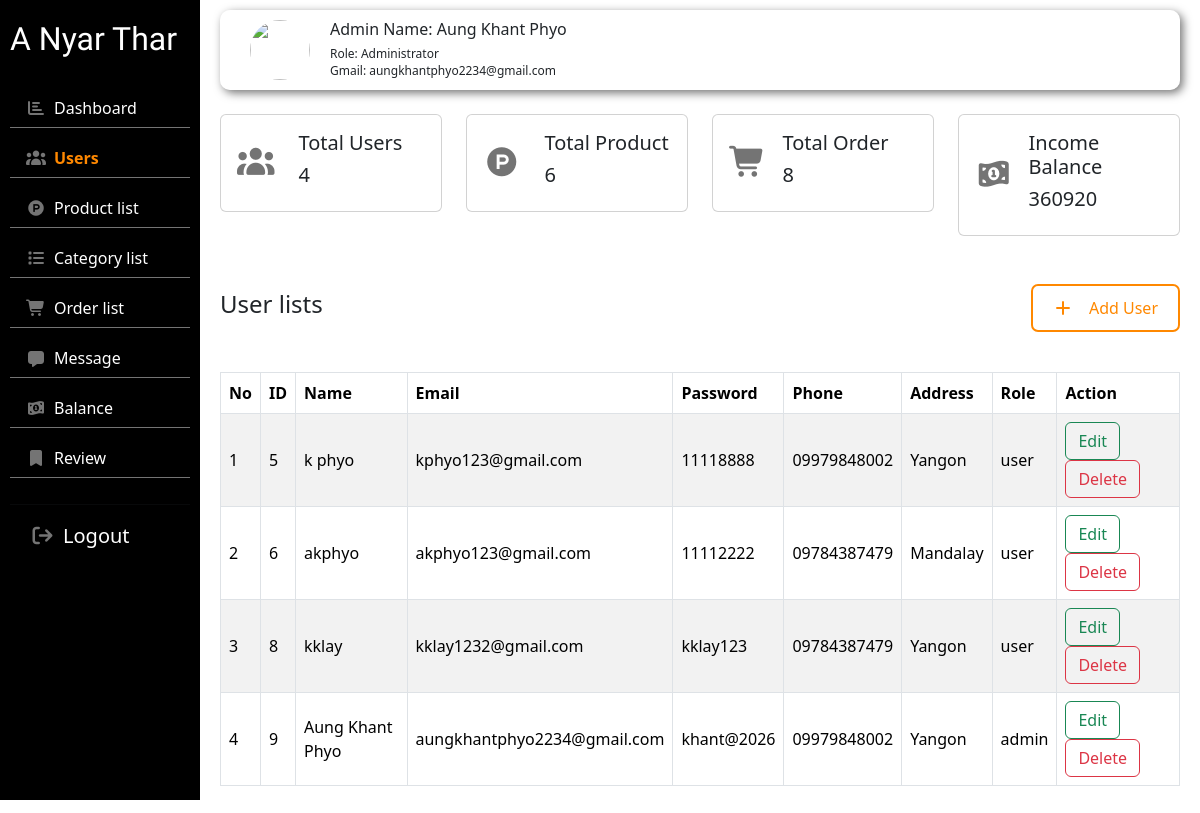
Page /admin/users.php (signed in) on the committed database.
### tables this page shows
CREATE TABLE `user` (
  `user_id` int NOT NULL AUTO_INCREMENT,
  `user_name` varchar(30) DEFAULT NULL,
  `user_email` varchar(30) DEFAULT NULL,
  `user_pass` varchar(15) DEFAULT NULL,
  `user_phone` varchar(15) DEFAULT NULL,
  `user_address` varchar(25) DEFAULT NULL,
  `role` varchar(15) DEFAULT NULL,
  PRIMARY KEY (`user_id`)
);

### admin/users.php (the view, shortened to what this page needs)
<?php
    include('db.php');
    $adminname = "";
    if(isset($_SESSION["admin_id"])){
        $adminid = $_SESSION['admin_id'];
        $getusername = "SELECT * FROM user WHERE user_id = '$adminid'";
        $res11 = mysqli_query($conn, $getusername);
        $admindata = mysqli_fetch_array($res11);
        if($admindata){
            $adminname = $admindata['user_name'];
            $adminemail = $admindata['user_email'];
        }
    }
    $countuser = "SELECT COUNT(*) as usertotal FROM user;";
    $res11 = mysqli_query($conn, $countuser);
    $user1 = mysqli_fetch_array($res11);
    $totaluser = $user1['usertotal'];
    $countpro = "SELECT COUNT(*) as prototal FROM product;";
    $res22 = mysqli_query($conn, $countpro);
    $product2 = mysqli_fetch_array($res22);
    $prototal = $product2['prototal'];
    $countincome = "SELECT sum(final_total) as incomebal FROM orders;";
    $res33 = mysqli_query($conn, $countincome);
    $inconme33 = mysqli_fetch_array($res33);
    $incomebal = $inconme33['incomebal'];
    $countorder = "SELECT COUNT(*) as ordertotal FROM orders;";
    $res44 = mysqli_query($conn, $countorder);
    $order44 = mysqli_fetch_array($res44);
    $ordertotal = $order44['ordertotal'];
?>
<!doctype html>
<html lang="en">
    <head>
        <link href="https://cdn.jsdelivr.net/npm/bootstrap@5.3.8/dist/css/bootstrap.min.css" rel="stylesheet">
        <link rel="stylesheet" href="https://cdnjs.cloudflare.com/ajax/libs/font-awesome/7.0.1/css/all.min.css">
        <link rel="stylesheet" href="./backend.css">
    </head>
    <body class="users-page">
        <div class="container-fluid">
            <div class="row">
                <div class="sider col-lg-2" style="height: 100vh;">
                    <h2 class="anyarthar">A Nyar Thar</h2>
                    <ul class="list-group list-group-flush">
                        <li class="list-group-item bg-black">
                            <i class="icon fa-solid fa-chart-bar me-2"></i><a class="link" href="./index.php">Dashboard</a>
                        </li>
                        <li class="list-group-item bg-black">
                            <i class="icon fa-solid fa-users me-2"></i></i><a class="link" href="./users.php">Users</a>
                        </li>
                        <li class="list-group-item bg-black">
                            <i class="icon fa-brands fa-product-hunt me-2"></i><a class="link" href="./product.php">Product list</a>
                        </li>
                        <li class="list-group-item bg-black">
                            <i class="icon fa-solid fa-list me-2"></i><a class="link" href="./category.php">Category list</a>
                        </li>
                        <li class="list-group-item bg-black">
                            <i class="icon fa-solid fa-cart-shopping me-2"></i><a class="link" href="./order.php">Order list</a>
                        </li>
                        <li class="list-group-item bg-black">
                            <i class="icon fa-solid fa-message me-2"></i><a class="link" href="./message.php">Message</a>
                        </li>
                        <li class="list-group-item bg-black">
                            <i class="icon fa-solid fa-money-bill-1-wave me-2"></i></i><a class="link" href="./balance.php">Balance</a>
                        </li>
                        <li class="list-group-item bg-black">
                            <i class="icon fa-solid fa-bookmark me-2"></i><a class="link" href="./review.php">Review</a>
                        </li><hr>
                    </ul>
                    <div class="logout d-flex align-items-center">
                        <button onclick="logout()"><i class="logouticon fa-solid fa-arrow-right-from-bracket me-2"></i>Logout</button>
                    </div>
                </div>
                <div class="main col-lg-10 col-md--10">
                    <div class="adminrow row">
                        <div class="col-lg-12 col-md-12">
                            <div class="adminpro d-flex align-items-center">
                                <div class="proimg">
                                    <img src="./projectphoto/profile photo1.png" alt="">
                                </div>
                                <div class="admindetial">
                                    <h5>Admin Name: <?php echo $adminname ?></h5>
                                    <h6>Role: Administrator</h6>
                                    <h6>Gmail: <?php echo $adminemail ?></h6>
                                </div>
                            </div>
                        </div>
                    </div>
                    <div class="row my-4">
                        <div class="col-lg-3 col-md-3">
                            <div class="card">
                                <div class="card-body d-flex align-items-center">
                                    <div class="me-3">
                                        <i class="icon fa-solid fa-users me-2"></i>
                                    </div>
                                    <div>
                                        <h5>Total Users</h5>
                                        <h5><?php echo $totaluser ?></h5>
                                    </div>
                                </div>
                            </div>
                        </div>
                        <div class="col-lg-3 col-md-3">
                            <div class="card">
                                <div class="card-body d-flex align-items-center">
                                    <div class="me-3">
                                        <i class="icon fa-brands fa-product-hunt me-2"></i>
                                    </div>
                                    <div>
                                        <h5>Total Product</h5>
                                        <h5><?php echo $prototal ?></h5>
                                    </div>
                                </div>
                            </div>
                        </div>
                        <div class="col-lg-3 col-md-3">
                            <div class="card">
                                <div class="card-body d-flex align-items-center">
                                    <div class="me-3">
                                        <i class="icon fa-solid fa-cart-shopping"></i>
                                    </div>
                                    <div>
                                        <h5>Total Order</h5>
                                        <h5><?php echo $ordertotal ?></h5>
                                    </div>
                                </div>
                            </div>
                        </div>
                        <div class="col-lg-3 col-md-3">
                            <div class="card">
                                <div class="card-body d-flex align-items-center">
                                    <div class="me-3">
                                        <i class="icon fa-solid fa-money-bill-1-wave"></i>
                                    </div>
                                    <div>
                                        <h5>Income Balance</h5>
                                        <h5><?php echo $incomebal ?></h5>
                                    </div>
                                </div>
                            </div>
                        </div>
                    </div>
                    <div class="row">
                        <div class="userlist">
                            <div class="d-flex justify-content-between align-items-center pt-4 pb-3 ">
                                <div>
                                    <h4>User lists</h4>
                                </div>
                                <div>
                                    <button class="adduser" onclick="adduser()"><i class="fa-solid fa-plus me-3"></i>Add User</button>
                                </div>
                            </div>
                            <div class="ptable my-4">
                                <table class="table table-bordered table-striped ">
                                    <thead class="align-middle">
                                        <tr>
                                            <th>No</th>
                                            <th>ID</th>
                                            <th>Name</th>
                                            <th>Email</th>
                                            <th>Password</th>
                                            <th>Phone</th>
                                            <th>Address</th>
                                            <th>Role</th>
                                            <th>Action</th>
                                        </tr>
                                    </thead>
                                    <tbody class="align-middle">
                                    <?php
                                        $getuserdata = "SELECT * FROM user";
                                        $res1 = mysqli_query($conn, $getuserdata);
                                        $i = 1;
                                        while( $udata = mysqli_fetch_array($res1)):
                                    ?>
                                        <tr>
                                            <td> <?php echo $i++ ?> </td>
                                            <td> <?php echo $udata['user_id']; ?> </td>
                                            <td> <?php echo $udata['user_name']; ?> </td>
                                            <td> <?php echo $udata['user_email']; ?> </td>
                                            <td> <?php echo $udata['user_pass']; ?> </td>
                                            <td> <?php echo $udata['user_phone']; ?> </td>
                                            <td> <?php echo $udata['user_address']; ?> </td>
                                            <td> <?php echo $udata['role']; ?> </td>
                                            <td><a href="users_edit.php?id=<?php echo $udata['user_id']; ?>" class="btn btn-outline-success">Edit</a>
                                                <a href="users_del.php?id=<?php echo $udata['user_id'] ?>" class="btn btn-outline-danger">Delete</a>
                                            </td>
                                        </tr>
                                    <?php endwhile ?>
                                    </tbody>
                                </table>
                            </div>
                        </div>
                    </div>
                </div>
            </div>
        </div>
    </body>
</html>

### admin/backend.css (style rules this page uses)
:root { --maincolor: #ff8800; --navcolor: #747474; --whitecolor: #ffffff; --shadowblack: #000000; }
* { margin: 0; padding: 0; }
.dashboard-page .link[href*="index"], .users-page .link[href*="users"], .product-page .link[href*="product"], .category-page .link[href*="category"], .order-page .link[href*="order"], .message-page .link[href*="message"], .balance-page .link[href*="balance"], .review-page .link[href*="review"] { color: var(--maincolor) !important; font-weight: bold; }
.sider { background-color: black; padding: 20px 10px ; position: sticky; top: 0; }
.sider .anyarthar { color: var(--whitecolor); font-family: "Irish Grover", system-ui; margin-bottom: 30px; }
.sider ul li { border-bottom: 1px solid var(--navcolor); margin-bottom: 10px; padding-bottom: 7px; }
.sider ul li a { text-decoration: none; outline: none; color: var(--whitecolor); font-size: 16px; }
.sider ul li .icon { color: var(--navcolor); }
.sider .logout button { border: none; outline: none; background: none; color: var(--whitecolor); font-size: 20px; margin-left: 20px; }
.sider .logout .logouticon { color: var(--navcolor); font-size: 20px; }
.main { padding: 10px 20px; }
.adminrow { position: sticky; top: 10px; }
.adminpro { box-shadow: 3px 3px 10px var(--navcolor); border-radius: 10px; padding: 10px 30px; background-color: rgba(255, 255, 255, 0.5); backdrop-filter: blur(5px); }
.adminpro .proimg { width: 60px; height: 60px; margin-right: 20px; }
.adminpro .proimg img { width: 100%; height: 100%; border-radius: 50%; }
.adminpro .admindetial h5 { font-size: 16px; }
.adminpro .admindetial h6 { font-size: 12px; margin-bottom: 2px; }
.card .icon { font-size: 30px; color: var(--navcolor); }
.userlist .adduser { border: none; outline: none; color: var(--maincolor); border-radius: 7px; padding: 10px 20px; border: 2px solid var(--maincolor); background-color: var(--whitecolor); transition: 0.4s; }

### rows in the picture
user: user_name "Aung Khant Phyo", user_email "aungkhantphyo2234@gmail.com", user_id "9", user_pass "khant@2026", user_phone "09979848002", user_address "Yangon", role "admin"
user: user_id "5", user_name "k phyo", user_email "kphyo123@gmail.com", user_pass "11118888", user_phone "09979848002", user_address "Yangon", role "user"
user: user_id "6", user_name "akphyo", user_email "akphyo123@gmail.com", user_pass "11112222", user_phone "09784387479", user_address "Mandalay", role "user"
user: user_id "8", user_name "kklay", user_email "kklay1232@gmail.com", user_pass "kklay123", user_phone "09784387479", user_address "Yangon", role "user"

### other values in the picture
$totaluser "4"
$prototal "6"
$ordertotal "8"
$incomebal "360920"
